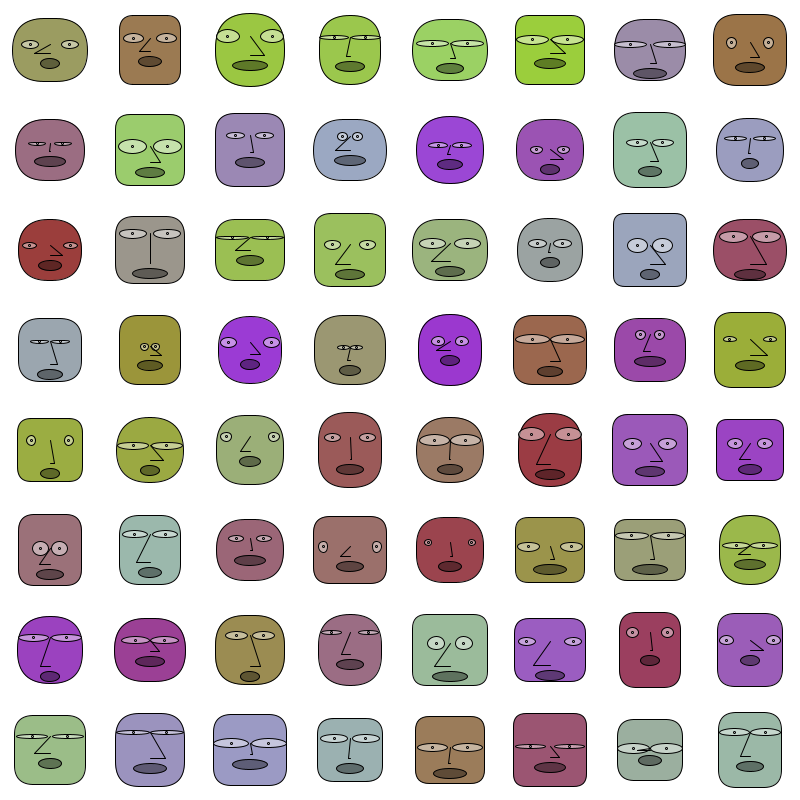
Frame 1 (no input)
Frame 60 (the mouse pressed at the canvas centre just before this capture): identical to frame 1, image omitted
Frame 120 (the mouse held since frame 60 and released just before this capture): identical to frame 1, image omitted

The Processing sketch that drew this single still picture (run headless with seeded random() and noise(); from frame 60 on, the mouse is pressed at the canvas centre):

// Processing sketch: processing_158687
// ── processing_158687.pde

//Headspace
//generating faces through paramatierizing aspects of face
//Voila, Sesame Street muppets!

float xPos, yPos;
float headSpace = 100;
float faceWidth, faceHeight, faceWPc, faceHPc;
float eyeWidth, eyeHeight, eyeOffsetX, eyeOffsetY;
float noseYOffset;

boolean randomize = true;

void setup() {
  size(800, 800); 
  smooth(8);
}

void draw() {

  if (randomize) {
    background(255);

    for (int i = 0; i < width/headSpace; i++) {
      for (int j = 0; j < height/headSpace; j++) {
        makeFace(headSpace * i + headSpace/2, headSpace * j + headSpace/2);
        makeEyes(headSpace * i + headSpace/2, headSpace * j + headSpace/2);
        makeNose(headSpace * i + headSpace/2, headSpace * j + headSpace/2);
        makeMouth(headSpace * i + headSpace/2, headSpace * j + headSpace/2);
      }
    }
  }
  randomize = false;
}

void makeFace(float xPos, float yPos) {
  fill(128, random(200), random(209), 200 );
  faceWPc = random(.6, .75);
  faceHPc = random(.6, .75);
  faceWidth = headSpace * faceWPc;
  faceHeight = headSpace * faceHPc;
  rectMode(CENTER);
  rect(xPos, yPos, faceWidth, faceHeight, random(10, 40));
}


void makeEyes(float xPos, float yPos) {
  fill(255, 110);
  eyeWidth = faceWidth * random(.1, .5);
  eyeHeight = faceHeight * random(.05, .20);
  float offSetSpace = faceWidth * .25 - eyeWidth * .5;
  eyeOffsetX = faceWidth * .25 + random(-offSetSpace, offSetSpace);
  eyeOffsetY = random(.25 * faceHeight);
  ellipse(xPos + eyeOffsetX, yPos - eyeOffsetY, eyeWidth, eyeHeight);
  ellipse(xPos - eyeOffsetX, yPos - eyeOffsetY, eyeWidth, eyeHeight);
  //pupils!
  ellipse(xPos + eyeOffsetX, yPos - eyeOffsetY, 2, 2);
  ellipse(xPos - eyeOffsetX, yPos - eyeOffsetY, 2, 2);
}

void makeNose(float xPos, float yPos) {
  float noseXOffset = random( -faceWidth * .25, faceWidth * .25);
  noseYOffset = random(.25 * faceHeight);
  line(xPos, yPos - eyeOffsetY, xPos + noseXOffset, yPos + noseYOffset);
  line(xPos + noseXOffset, yPos + noseYOffset, xPos, yPos + noseYOffset );
}

void makeMouth(float xPos, float yPos) {
  fill(0, 100);
  float mouthWidth = random(.25 * faceWidth, .5 * faceWidth);
  float mouthHeight = 10;
  float mouthX = xPos;
  float mouthY = yPos + noseYOffset + .5 * mouthHeight + 5;
  ellipse(mouthX, mouthY, mouthWidth, mouthHeight);
}

void mouseClicked() {
  randomize = !randomize;
}
